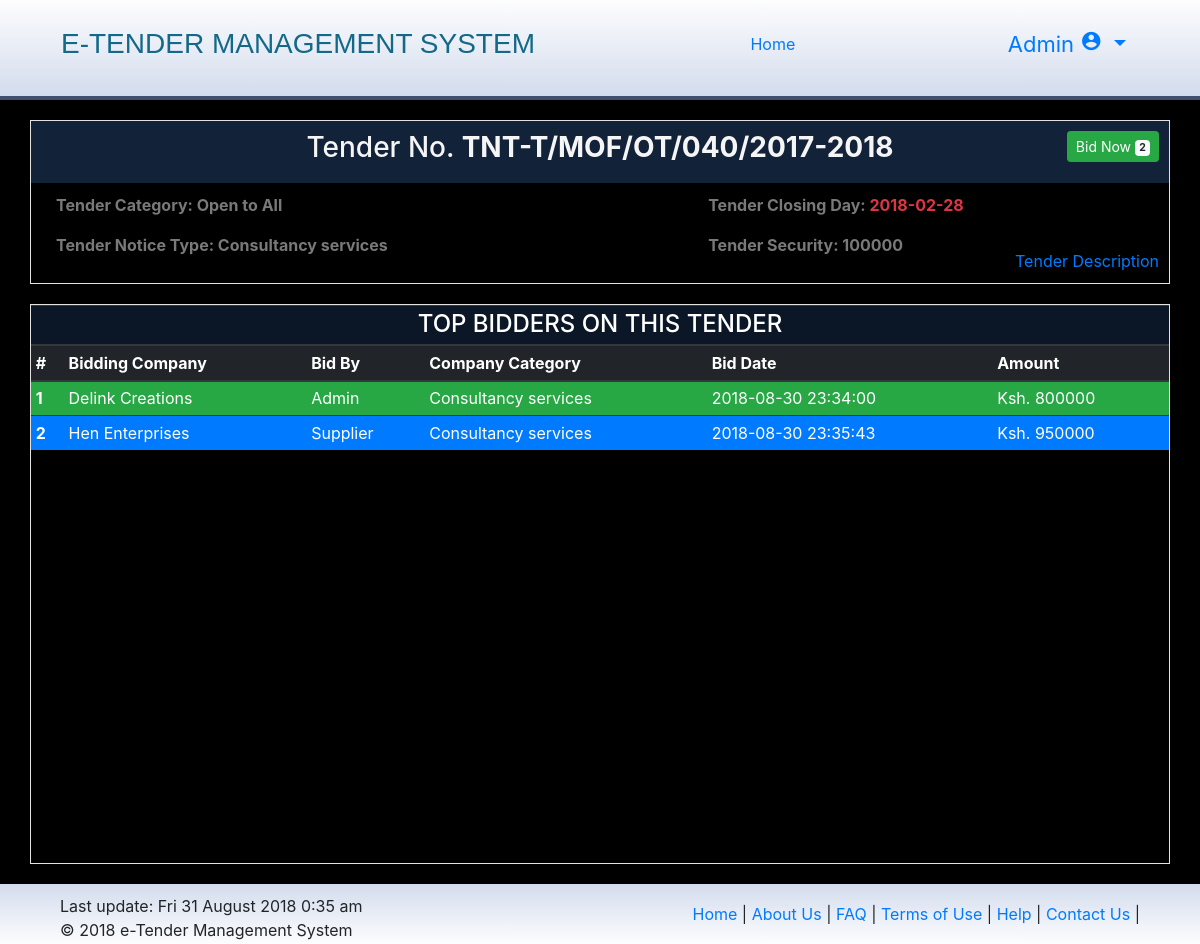
Screenshot of /bid.php?id=1 (signed in) with the database file from the repository.
### tables this page shows
CREATE TABLE `tenders` (
  `_id` int(11) NOT NULL,
  `tender_number` varchar(100) NOT NULL,
  `tender_cat` varchar(50) NOT NULL,
  `tender_type` varchar(50) NOT NULL,
  `tender_security` varchar(50) NOT NULL DEFAULT '0',
  `tender_closing` varchar(100) NOT NULL,
  `tender_desc` text NOT NULL,
  `added_by` varchar(100) NOT NULL,
  `approved` tinyint(1) NOT NULL DEFAULT '0',
  `tender_bids` int(11) NOT NULL,
  `awarded` tinyint(1) NOT NULL,
  `tender_awarded` varchar(100) DEFAULT NULL,
  `bid_amount` int(11) DEFAULT NULL,
  `expired` tinyint(1) NOT NULL DEFAULT '0',
  `dateadded` timestamp NOT NULL DEFAULT CURRENT_TIMESTAMP
);

CREATE TABLE `bids` (
  `_id` int(11) NOT NULL,
  `tender_id` int(11) NOT NULL,
  `bid_company` int(11) NOT NULL,
  `bid_kra` varchar(100) NOT NULL,
  `bid_amount` int(11) NOT NULL,
  `bid_by` int(11) NOT NULL,
  `date` timestamp NOT NULL DEFAULT CURRENT_TIMESTAMP
);

CREATE TABLE `companies` (
  `_id` int(11) NOT NULL,
  `company_reg` varchar(100) NOT NULL,
  `company_pin` varchar(100) NOT NULL,
  `company_name` varchar(100) NOT NULL,
  `comany_phone` varchar(100) NOT NULL,
  `company_email` varchar(100) NOT NULL,
  `company_cat` varchar(50) NOT NULL,
  `dateadded` timestamp NOT NULL DEFAULT CURRENT_TIMESTAMP
);

CREATE TABLE `users` (
  `_id` int(11) NOT NULL,
  `firstname` varchar(100) NOT NULL,
  `lastname` varchar(100) NOT NULL,
  `username` varchar(100) NOT NULL,
  `category` varchar(50) NOT NULL,
  `email` varchar(100) NOT NULL,
  `nationalId` varchar(10) NOT NULL,
  `company` int(11) NOT NULL,
  `password` varchar(1000) NOT NULL,
  `dateadded` timestamp NOT NULL DEFAULT CURRENT_TIMESTAMP
);

### bid.php (the view, shortened to what this page needs)
<?php
  if ($_SESSION['_login'] && ($_SESSION['_user']['category'] === 'supplier')) {
    include 'include/head.php';
    $_id = $_GET['id'];
    $select = "SELECT * FROM tenders WHERE _id = '$_id'";
    $query =  mysqli_query($db, $select);
    $row = mysqli_fetch_assoc($query);
    switch ($row['tender_cat']) {
      case 'oa':
        $category = "Open to All";
        break;
    }
    $b_id = $row['_id'];
    $b_select = "SELECT * FROM bids WHERE tender_id = '$b_id' ORDER BY bid_amount ASC";
    $b_query =  mysqli_query($db, $b_select);
?>
<div class="container tender-body padding0">
  <div id="tender-header" style="position: relative;">
    <h3>Tender No. <strong><?php echo $row['tender_number']; ?></strong></h3>
    <button class="btn btn-sm btn-success" style="position: absolute; top: 10px; right: 10px;" data-toggle="modal" data-target="#tenderBidModal">Bid Now <span class="badge badge-light"><?php echo $row['tender_bids']; ?></span>
    </button>
  </div>
  <div class="padding-10 group" style="position: relative;">
    <div class="col-5 float-left">
      <p class="c-text-bold tender-text-detail">Tender Category: <?php echo $category; ?></p>
      <p class="c-text-bold tender-text-detail">Tender Notice Type: <?php echo $row['tender_type']; ?></p>
    </div>
    <div class="col-5 float-right">
      <p class="c-text-bold tender-text-detail">Tender Closing Day: <span class="text-danger"><?php echo $row['tender_closing']; ?></span></p>
      <p class="c-text-bold tender-text-detail">Tender Security: <?php echo $row['tender_security']; ?></p>
    </div>
    <a href="" data-toggle="modal" data-target="#tenderDescModal" style="position: absolute;right: 10px; bottom: 10px;">Tender Description</a>
  </div>
</div>
<div class="container body padding0">
  <table class="table table-sm table-hover table-striped table-dark">
    <thead>
      <tr>
        <th colspan="7" class="text-center h4" style="background: #0B1726;">TOP BIDDERS ON THIS TENDER</th>
      </tr>
      <tr>
        <th scope="col">#</th>
        <th scope="col">Bidding Company</th>
        <th scope="col">Bid By</th>
        <th scope="col">Company Category</th>
        <th scope="col">Bid Date</th>
        <th scope="col">Amount</th>
      </tr>
    </thead>
    <tbody>
      <?php
      $count = 0;
      while ($b_row = mysqli_fetch_assoc($b_query)) {
        $b_date = $b_row['date'];
        $b_amount = $b_row['bid_amount'];
        $b_comp = $b_row['bid_company'];
        $b_user = $b_row['bid_by'];
        $t_cat = $row['tender_type'];
        $count++;
        $c_select = "SELECT * FROM companies WHERE _id = '$b_comp'";
        $c_query = mysqli_query($db, $c_select);
        $user = mysqli_fetch_assoc($c_query);
        $comp_name = $user['company_name'];
        $u_select = "SELECT * FROM users WHERE _id = '$b_user'";
        $u_query = mysqli_query($db, $u_select);
        $user = mysqli_fetch_assoc($u_query);
        $user_name = $user['username'];
        switch ($count) {
          case 1:
            $bg_color = 'bg-success';
            break;
          case 2:
            $bg_color = 'bg-primary';
            break;
        }
        echo "
          <tr class='$bg_color'>
            <th scope='row'>$count</th>
            <td>$comp_name</td>
            <td>$user_name</td>
            <td>$t_cat</td>
            <td>$b_date</td>
            <td>Ksh. $b_amount</td>
          </tr>
        ";
      }
      ?>
    </tbody>
  </table>
<?php
  include 'include/footer.php';
  }else {
    header("location: index.php?msg=sup-login");
    exit();
  }
?>

### css/styles.css (style rules this page uses)
.padding0 { padding: 0!important; }
.padding-10 { padding: 10px; }
body { background: #f5f5f5; height: 100%; }
.c-text-bold { font-weight: bold; }
.group:before, .group:after { content: ""; display: table; clear: both; }
.body { min-height: 70%; margin: 20px auto; border: 1px solid #e2e2e2; }
table > tbody > tr { cursor: pointer; }
.tender-body { margin: 20px auto; min-height: 150px; border: 1px solid #e2e2e2; }
#tender-header { padding: 10px; color: #f5f5f5; text-align: center; background: #122239; }
.tender-text-detail { color: #797979; }

### bid.php (style rules this page uses)
body { background: #000; }

### rows the page displays
tenders: tender_number "TNT-T/MOF/OT/040/2017-2018", tender_bids "2", tender_cat "Open to All", tender_type "Consultancy services", tender_closing "2018-02-28", tender_security "100000"
bids: companies.company_name "Delink Creations", users.username "Admin", tender.tender_type "Consultancy services", date "2018-08-30 23:34:00", bid_amount "800000"
bids: companies.company_name "Hen Enterprises", users.username "Supplier", tender.tender_type "Consultancy services", date "2018-08-30 23:35:43", bid_amount "950000"

### other values shown
$username "Admin"
